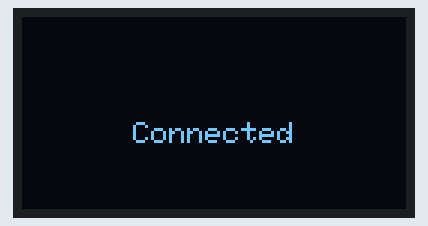
Bench run of a sketch on a simulated ESP32-C3. On the bench: 128×64 one-colour display. WiFi joins after 1.5 s; servers stay silent unless stated; network time is answered at once with the bench clock; the local clock reads 2024-03-15 10:24:30 at power-on unless the sketch sets it; what the sketch prints to the serial monitor is not drawn.

Above: at 1.8 s.
At 3.3 s:
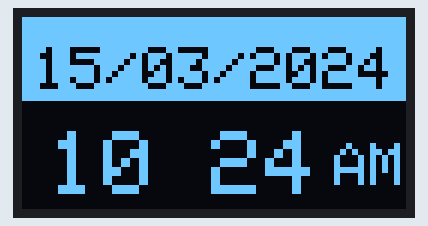
At 20.3 s:
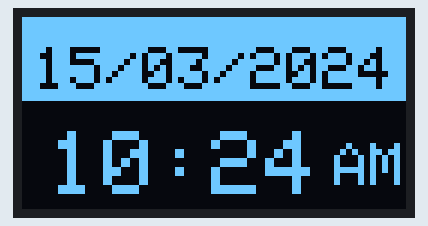
At 31.3 s:
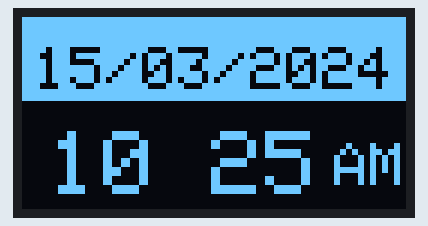
At 38.3 s:
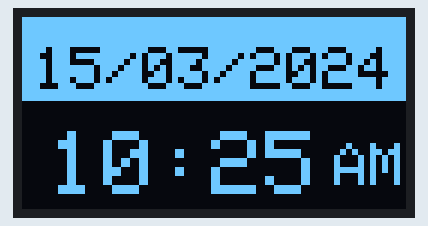

The sketch:

Nexus.ino
```cpp
/**
 * ============================================================
 *  Nexus    : A Tiny IoT Desk Clock
 *  Author   : Kishan Pratap Singh
 *  Hardware : Waveshare ESP32-C3-Zero + 0.96" OLED (SSD1315)
 * ============================================================
 */
#include <WiFi.h>
#include <SPI.h>
#include <Adafruit_GFX.h>
#include <Adafruit_SSD1306.h>
#include <NTPClient.h>
#include <WiFiUdp.h>

// -------------------- SPI Pin definitions --------------------
#define OLED_MOSI   21
#define OLED_SCK    20
#define OLED_DC     5
#define OLED_CS     6
#define OLED_RESET  7

Adafruit_SSD1306 display(128, 64, OLED_MOSI, OLED_SCK, OLED_DC, OLED_RESET, OLED_CS);

// -------------------- WiFi credentials --------------------
const char *ssid     = "Your SSID";
const char *password = "Your Password";

// -------------------- NTP settings (India UTC+5:30) --------------------
WiFiUDP ntpUDP;
NTPClient timeClient(ntpUDP, "pool.ntp.org", 19800, 60000);

// -------------------- Display timing --------------------
unsigned long lastUpdate     = 0;
const long    updateInterval = 1000;

// ----------------------------------------------------------------------
// Helper: draw text perfectly centered (horizontal + vertical)
// ----------------------------------------------------------------------
void drawCenterText(String text, int textSize) {
  display.setTextSize(textSize);
  int16_t x1, y1;
  uint16_t w, h;
  display.getTextBounds(text, 0, 0, &x1, &y1, &w, &h);
  // center horizontally
  int x = (128 - w) / 2;
  // center vertically: baseline = (screen height - text height)/2 + text height - descent
  int y = (64 - h) / 2 + h - 1;
  display.setCursor(x, y);
  display.print(text);
}

// ----------------------------------------------------------------------
void setup() {
  Serial.begin(115200);
  delay(100);

  // --- Initialize OLED in SPI mode ---
  if (!display.begin(SSD1306_SWITCHCAPVCC)) {
    Serial.println(F("SSD1306/SSD1315 allocation failed"));
    for (;;);
  }

  display.clearDisplay();
  display.setTextColor(SSD1306_WHITE);
  display.display();

  // --- Show "Connecting..." (small, centered) ---
  display.clearDisplay();
  drawCenterText("Connecting...", 1);   // size 1 = small
  display.display();

  // --- Start WiFi ---
  WiFi.mode(WIFI_STA);
  WiFi.setAutoReconnect(true);
  WiFi.begin(ssid, password);

  int attempts = 0;
  while (WiFi.status() != WL_CONNECTED && attempts < 20) {
    delay(250);
    attempts++;
  }

  // --- Show connection status (small, centered) ---
  display.clearDisplay();
  if (WiFi.status() == WL_CONNECTED) {
    Serial.println("\nConnected to WiFi!");
    drawCenterText("Connected", 1);
  } else {
    Serial.println("\nFailed to connect to WiFi");
    drawCenterText("No WiFi", 1);
  }
  display.display();
  delay(1500);   // show status briefly

  // --- Start NTP ---
  timeClient.begin();
  timeClient.update();
}

// ----------------------------------------------------------------------
// Helper: format two digits
// ----------------------------------------------------------------------
String formatTwoDigits(int number) {
  return number < 10 ? "0" + String(number) : String(number);
}

// ----------------------------------------------------------------------
// Helper: draw text centered horizontally (for date & time)
// ----------------------------------------------------------------------
void drawCenteredText(String text, int y, int textSize) {
  display.setTextSize(textSize);
  int16_t x1, y1;
  uint16_t w, h;
  display.getTextBounds(text, 0, 0, &x1, &y1, &w, &h);
  display.setCursor((128 - w) / 2, y);
  display.print(text);
}

// ----------------------------------------------------------------------
void loop() {
  unsigned long currentMillis = millis();

  if (currentMillis - lastUpdate >= updateInterval) {
    lastUpdate = currentMillis;

    // Update NTP if WiFi is connected
    if (WiFi.status() == WL_CONNECTED) {
      timeClient.update();
    }

    // Get current time
    time_t epochTime = timeClient.getEpochTime();
    struct tm *ptm = gmtime(&epochTime);

    // Blinking colon
    static bool showColon = true;
    showColon = !showColon;

    // Convert to 12-hour format
    int hour = ptm->tm_hour;
    String period = hour < 12 ? "AM" : "PM";
    hour = hour % 12;
    if (hour == 0) hour = 12;

    // Build time string with blinking colon
    String timeStr = formatTwoDigits(hour) + (showColon ? ":" : " ") + formatTwoDigits(ptm->tm_min) + " " + period;

    display.clearDisplay();

    // --- Date bar (white background) ---
    display.fillRect(0, 0, 128, 28, SSD1306_WHITE);
    display.setTextColor(SSD1306_BLACK);
    String dateStr = formatTwoDigits(ptm->tm_mday) + "/" + formatTwoDigits(ptm->tm_mon + 1) + "/" + String(ptm->tm_year + 1900);
    drawCenteredText(dateStr, 10, 2);

    // --- Time (large, with blinking colon) ---
    display.setTextColor(SSD1306_WHITE);
    String timePart = timeStr.substring(0, 5);   // HH:MM or HH MM
    display.setTextSize(3);
    int16_t x1, y1;
    uint16_t w, h;
    display.getTextBounds(timePart, 0, 0, &x1, &y1, &w, &h);
    display.setCursor((128 - w) / 2 - 10, 38);
    display.print(timePart);

    // AM / PM suffix
    display.setTextSize(2);
    display.setCursor((128 - w) / 2 + w - 5, 42);
    display.print(timeStr.substring(6));   // " AM" / " PM"

    display.display();
  }

  // Reconnect WiFi every 10 seconds if needed
  static unsigned long lastWifiCheck = 0;
  if (currentMillis - lastWifiCheck >= 10000) {
    lastWifiCheck = currentMillis;
    if (WiFi.status() != WL_CONNECTED) {
      WiFi.reconnect();
    }
  }
}
```

Measured:
- what the display in image 0 shows lasts 1.6 s, from 1.7 s to 3.3 s
- what the display in image 1 shows lasts 1.0 s, from 3.3 s to 4.3 s
